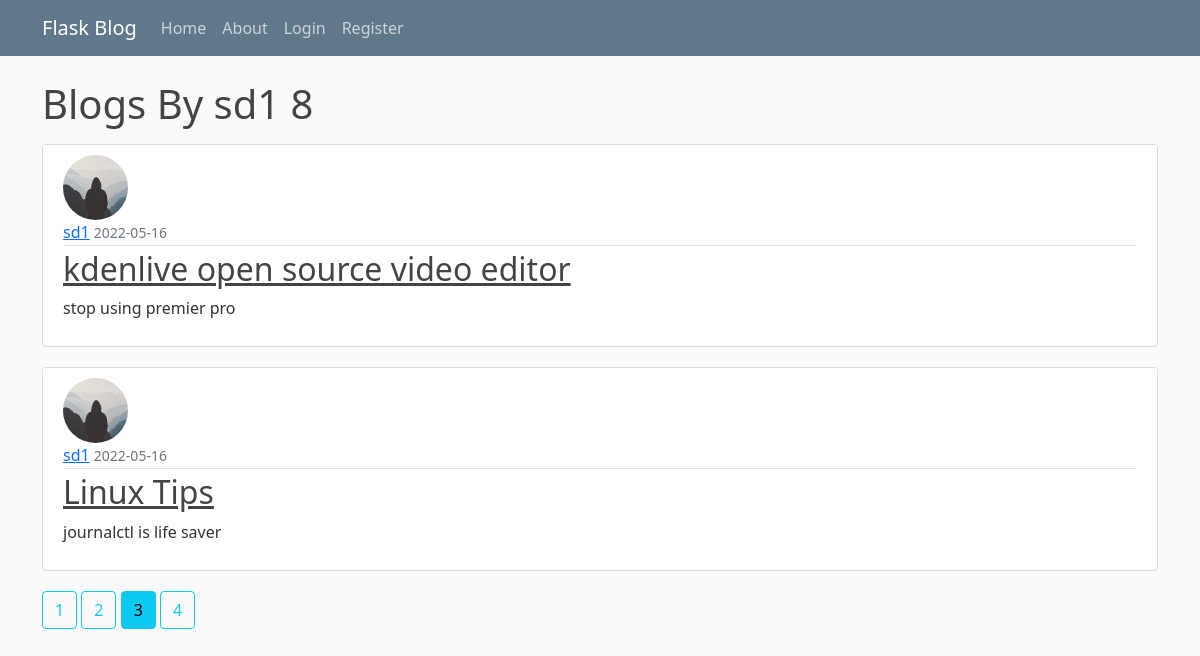
/user/sd1?page=3, run on the app's committed database.
### flaskblog/models.py (models this page shows, shortened)
class User(db.Model,UserMixin):
    id = db.Column(db.Integer,primary_key=True)
    username = db.Column(db.String(25),unique=True,nullable=False)
    email = db.Column(db.String(100),unique=True,nullable=False)
    image_file = db.Column(db.String(60),nullable=False,default='default.jpg')
    password = db.Column(db.String(60),nullable=False)
    posts = db.relationship('Post',backref='author',lazy=True)

class Post(db.Model):
    id = db.Column(db.Integer,primary_key=True)
    title = db.Column(db.String(25),nullable=False)
    date_posted = db.Column(db.DateTime,nullable=False,default=datetime.utcnow)
    content = db.Column(db.Text,nullable=False)
    user_id = db.Column(db.Integer,db.ForeignKey('user.id'),nullable=False)

### flaskblog/routes.py (the view)
@app.route('/user/<string:username>')
def user_post(username):
    page = request.args.get('page',1,type=int)
    user = User.query.filter_by(username=username).first_or_404()
    posts = Post.query.filter_by(author=user).order_by(Post.date_posted.desc()).paginate(page=page,per_page=2)
    return render_template('user_post.html',posts=posts,user=user)

### flaskblog/templates/user_post.html
{% extends "layout.html" %}
{% block content %}
<h1 class="mb-3">Blogs By {{ user.username }} {{ posts.total }}</h1>
{% for post in posts.items %}
<article class="media content-section">
  <img class="rounded-circle article-img" src="{{ url_for('static',filename='images/'+ post.author.image_file) }}">
  <div class="media-body">
    <div class="article-metadata">
      <a class="mr-2" href="{{ url_for('user_post',username=post.author.username) }}">{{ post.author.username }}</a>
      <small class="text-muted">{{ post.date_posted.strftime('%Y-%m-%d') }}</small>
    </div>
    <h2><a class="article-title" href="{{ url_for('post',post_id=post.id) }}">{{ post.title }}</a></h2>
    <p class="article-content">{{ post.content }}</p>
  </div>
</article>
{% endfor %}
{% for page_num in posts.iter_pages(left_edge=1,right_edge=1,left_current=1,right_current=2) %}
  {% if page_num %}
    {% if posts.page == page_num %}
      <a class="btn btn-info mb-4" href="{{ url_for('user_post',page=page_num,username=user.username) }}">{{page_num}}</a>
    {% else %}
      <a class="btn btn-outline-info mb-4" href="{{ url_for('user_post',page=page_num,username=user.username) }}">{{page_num}}</a>
    {% endif %}
  {% else %}
    ...
  {% endif %}
{% endfor %}
{% endblock content %}

### flaskblog/static/main.css (style rules this page uses)
body { background: #fafafa; color: #333333; margin-top: 5rem; }
h1, h2, h3, h4, h5, h6 { color: #444444; }
.content-section { background: #ffffff; padding: 10px 20px; border: 1px solid #dddddd; border-radius: 3px; margin-bottom: 20px; }
.article-title { color: #444444; }
.article-content { white-space: pre-line; }
.article-img { height: 65px; width: 65px; margin-right: 16px; }
.article-metadata { padding-bottom: 1px; margin-bottom: 4px; border-bottom: 1px solid #e3e3e3 }

### data on the page
User: username "sd1"
Post: image_file (picture), author.username "sd1", date_posted "2022-05-16", title "kdenlive open source video editor", content "stop using premier pro"
Post: image_file (picture), author.username "sd1", date_posted "2022-05-16", title "Linux Tips", content "journalctl is life saver"

### other printed values
{{ posts.total }} "8"
{{ page_num }} "1" "2" "4"
{{ page_num }} "3"
